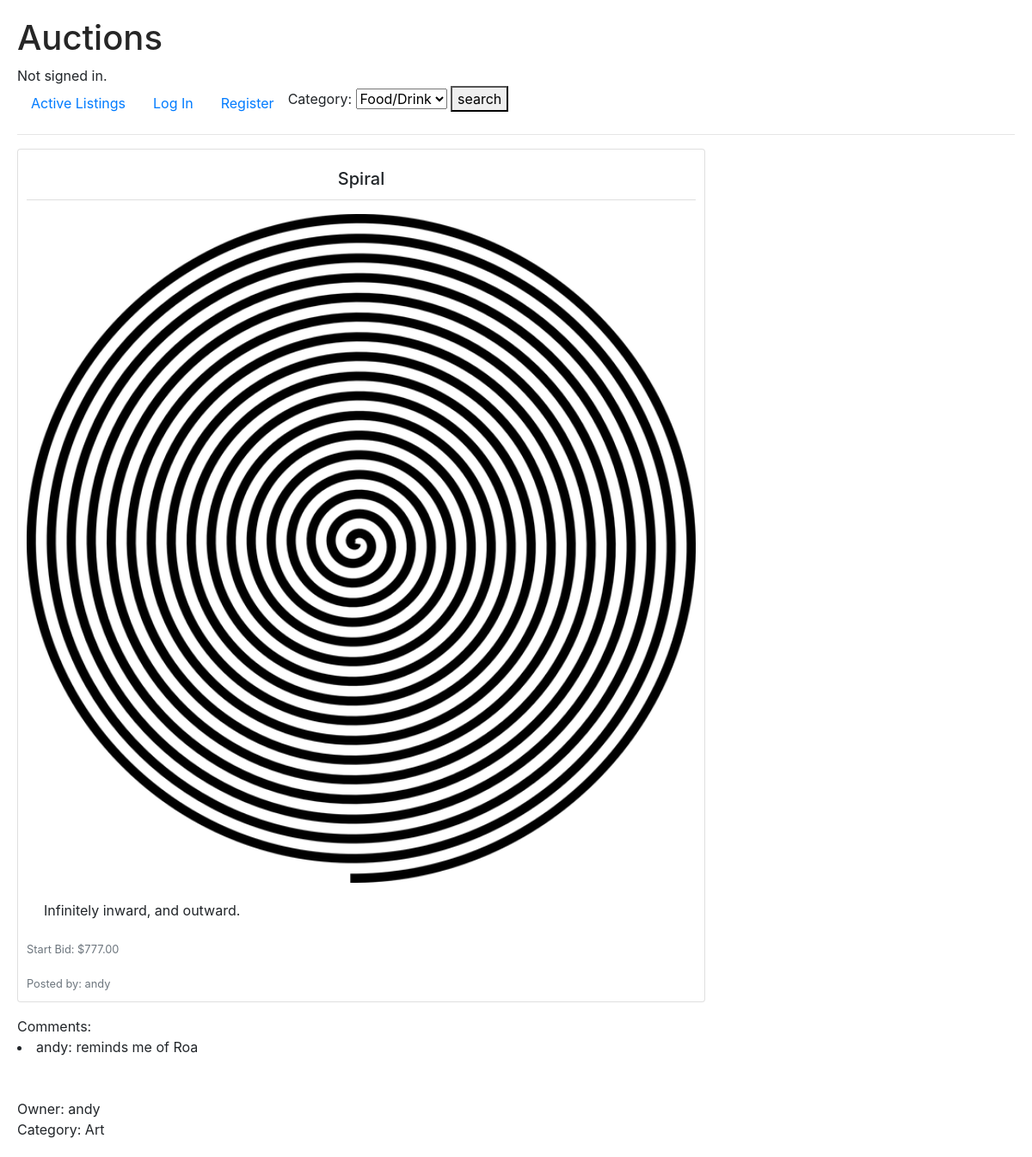
The app's page /listing/2, older data.
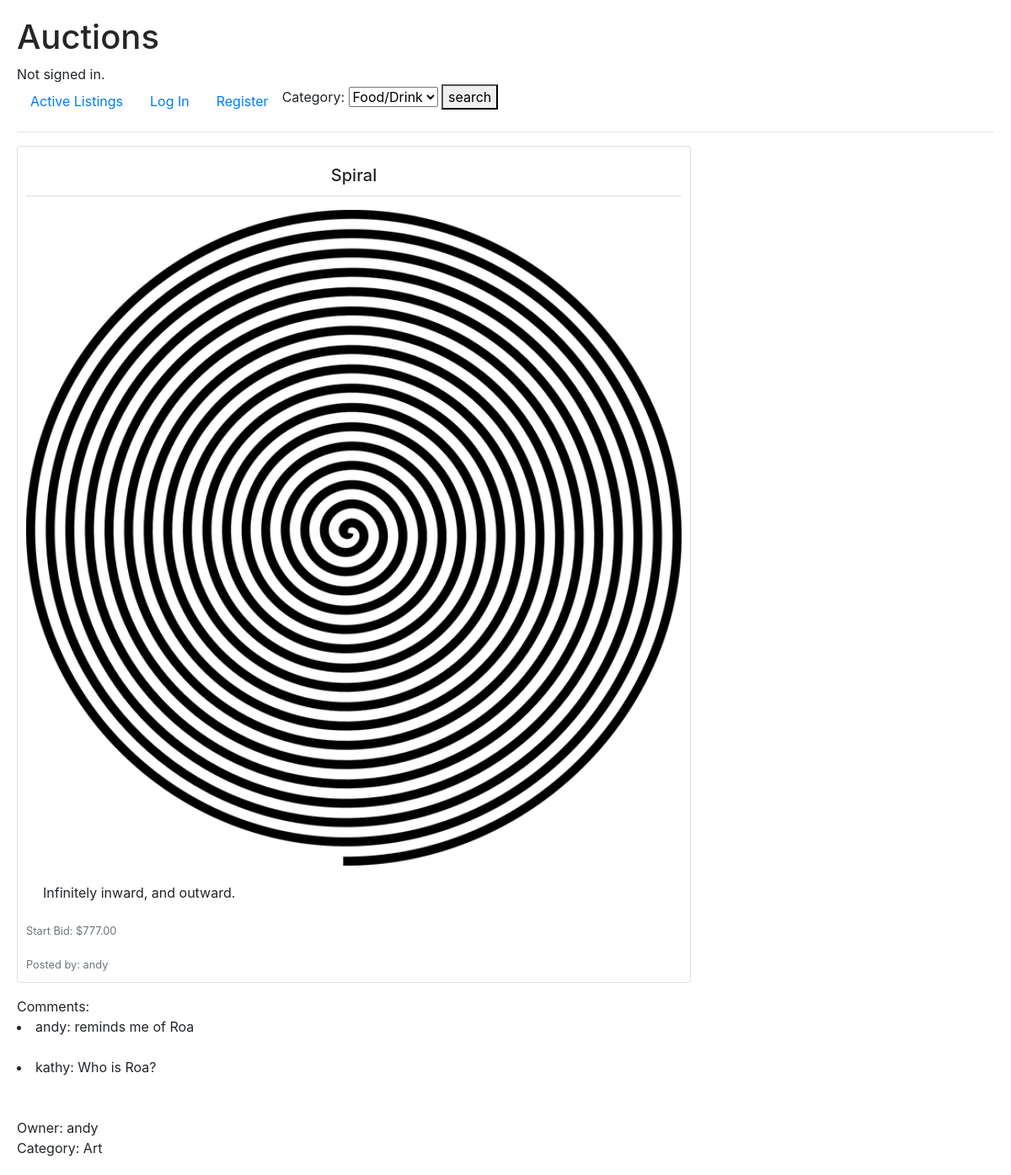
The same page, newer data.
### auctions/models.py (models this page shows, shortened)
class Comments(models.Model):
    listing = models.ForeignKey(Listing, on_delete=models.CASCADE, related_name='comments')
    text = models.CharField(max_length=200)
    user = models.ForeignKey(User, on_delete=models.CASCADE)

class User(AbstractUser):
    listings = models.ManyToManyField(Listing, blank=True, related_name="owner")
    watchlist = models.ManyToManyField(Listing, blank=True, related_name="watchers")
    def __str__(self):
        return f"{self.username}"

### auctions/views.py (the view)
# urls.py: path("listing/<int:id>", views.listing, name="listing"),
def listing(request, id):
    listing = Listing.objects.get(pk=id)
    comments = Comments.objects.filter(listing=listing)
    owner = get_object_or_404(User, id=listing.owner.first().id)
    test = messages.get_messages(request)
    latest_bid = listing.bids.last()
    latest_bidder = latest_bid.user if latest_bid else None
    logged_in = request.user
    if request.method == 'POST':
        user_input = CommentForm(request.POST)
        if user_input.is_valid():
            new_comment = Comments(
                listing=listing,
                user=request.user,
                text=user_input.cleaned_data["comment"]
            )
            new_comment.save()
            comments = Comments.objects.filter(listing=listing)
        return render(request, 'auctions/listing.html',
        {"id": listing.id,
         "title": listing.title,
         "image": listing.image.url,
         "description": listing.description,
         "start_bid": listing.start_bid,
         "comments": comments,
         "owner": owner,
         "category": listing.category,
         "messages": test,
         "bidder":latest_bidder,
         "bid":latest_bid,
         "logged_in":logged_in,
         "categories":categories,
         "listing":listing})
    else:
        return render(request, 'auctions/listing.html',
        {"id": listing.id,
         "title": listing.title,
         "image": listing.image.url,
         "description": listing.description,
         "start_bid": listing.start_bid,
         "comments": comments,
         "owner": owner,
         "category": listing.category,
         "messages": test,
         "bidder":latest_bidder,
         "bid":latest_bid,
         "logged_in":logged_in,
         "categories":categories,
         "listing":listing})

### auctions/templates/auctions/listing.html (shortened to what this page needs)
{% extends "auctions/layout.html" %}
{% block body %}
    <div class="card col-mb-3 mb-3" style="max-width: 50rem">
        <h5 class="card-title card-header bg-transparent secondary-text-emphasis text-center mb-3">{{ title }} </h5>
        <img src="{{ image }}" class="rounded-start" alt="{{ title }}">
        <div class="card-body">
        <p class="card-text">{{ description }}</p>
        </div>
        <p class="card-text"><small class="text-muted">Start Bid: ${{ start_bid }}</small></p>
        <p class="card-text"><small class="text-muted">Posted by: {{ owner }}</small></p>
    </div>
Comments:
{% for comment in comments %}
    <li> {{ comment.user }}: {{ comment.text }}</li>
    <br>
{% endfor %}
<br>
Owner: {{ owner.username }}
<br>
Category: {{ category }}
{% endblock %}

Row changes from the older to the newer data that the page shows:
added Comments: user "kathy", text "Who is Roa?"
